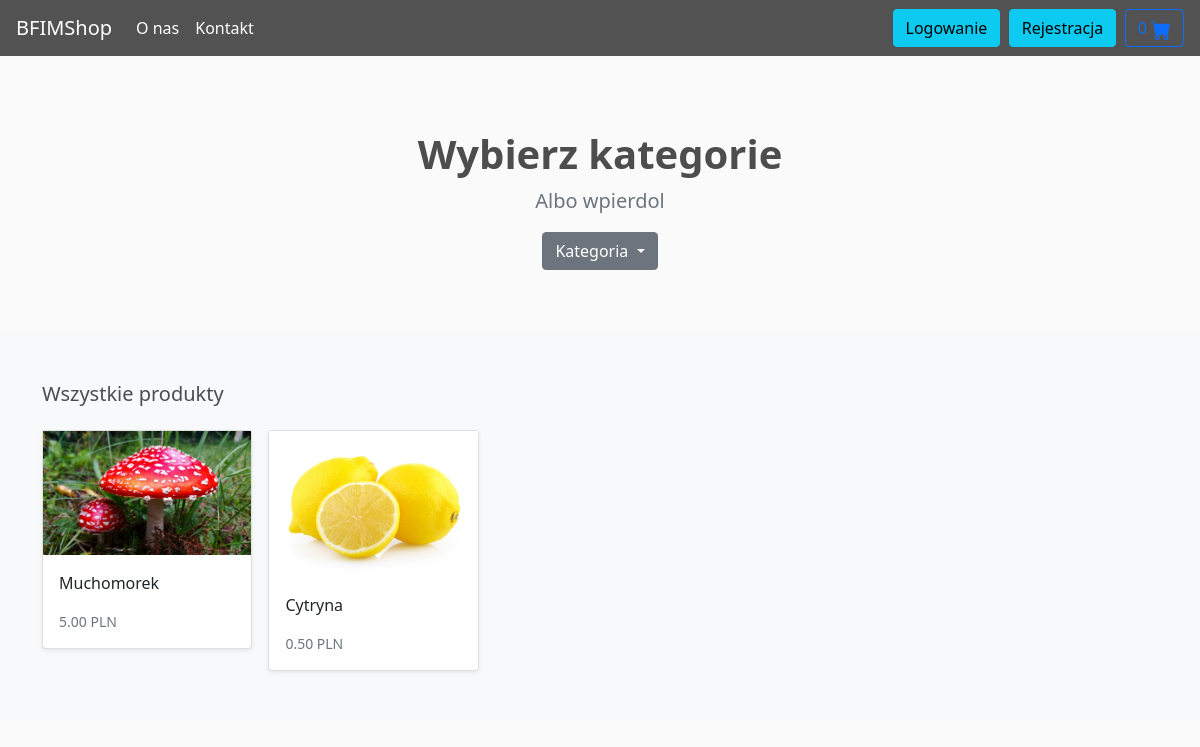
The page / on the database its author committed.
### store/models.py (models this page shows, shortened)
class Product(models.Model):
    category = models.ForeignKey(Category, related_name='product', on_delete=models.CASCADE)
    created_by = models.ForeignKey(User, on_delete=models.CASCADE, related_name='product_creator')
    title = models.CharField(max_length=255)
    author = models.CharField(max_length=255, default='admin')
    description = models.TextField(blank=True)
    image = models.ImageField(upload_to='images/', default='images/default.jpg')
    slug = models.SlugField(max_length=255)
    price = models.DecimalField(max_digits=4, decimal_places=2)
    in_stock = models.BooleanField(default=True)
    is_active = models.BooleanField(default=True)
    created = models.DateTimeField(auto_now_add=True)
    updated = models.DateTimeField(auto_now=True)
    objects = models.Manager()
    products = ProductManager()
    class Meta:
        verbose_name_plural = 'Products'
        ordering = ('-created',)
    def get_absolute_url(self):
        return reverse('store:product_detail', args=[self.slug])

### store/views.py (the view)
# urls.py: path('', views.product_all, name='product_all'),
def product_all(request):
    products = Product.products.all()
    return render(request, 'store/home.html', {'products': products})

### basket/basket.py (called while the page is built)
    def __len__(self):
        return sum(item['qty'] for item in self.basket.values())

### basket/context_processors.py (called while the page is built)
def basket(request):
    return {'basket': Basket(request)}

### store/context_processors.py (called while the page is built)
def categories(request):
    return {
        'categories': Category.objects.all()
    }

### store/models.py (called while the page is built)
    def get_queryset(self):
        return super(ProductManager, self).get_queryset().filter(is_active=True)

    def get_absolute_url(self):
        return reverse('store:category_list', args=[self.slug])

### store/templates/store/home.html (shortened to what this page needs)
{% extends './main.html' %}
{% load static %}
{% block content %}
<main>
    <section class="py-5 text-center container">
      <div class="row py-lg-3">
        <div class="col-lg-6 col-md-8 mx-auto">
          <h1 class="h1 fw-bold">Wybierz kategorie</h1>
          <p class="lead text-muted">Albo wpierdol</p>
          <div class="bd-example">
            <div class="dropdown">
              <button class="btn btn-secondary dropdown-toggle" type="button" id="dropdownMenuButton" data-toggle="dropdown" aria-haspopup="true" aria-expanded="false">
                Kategoria
              </button>
            </div>
            </div>
        </div>
      </div>
    </section>
    <div class="album py-5 bg-light">
      <div class="container">
        <div class="pb-3 h5">Wszystkie produkty</div>
        <div class="row row-cols-1 row-cols-sm-2 row-cols-md-5 g-3">
          {% for product in products %}
          <div class="col">
            <div class="card shadow-sm">
              <img class="img-fluid" alt="Responsive image" src="{{ product.image.url }}">
              <div class="card-body">
                <p class="card-text">
                  <a class="text-dark text-decoration-none" href="{{ product.get_absolute_url }}">{{ product.title }}</a>
                </p>
                <div class="d-flex justify-content-between align-items-center">
                  <small class="text-muted">{{ product.price }} PLN</small>
                </div>
              </div>
            </div>
          </div>
          {% endfor %}
        </div>
      </div>
    </div>
  </main>
{% endblock %}

### rows shown on the page
Product: image (picture), title "Muchomorek", price "5.00"
Product: image (picture), title "Cytryna", price "0.50"
